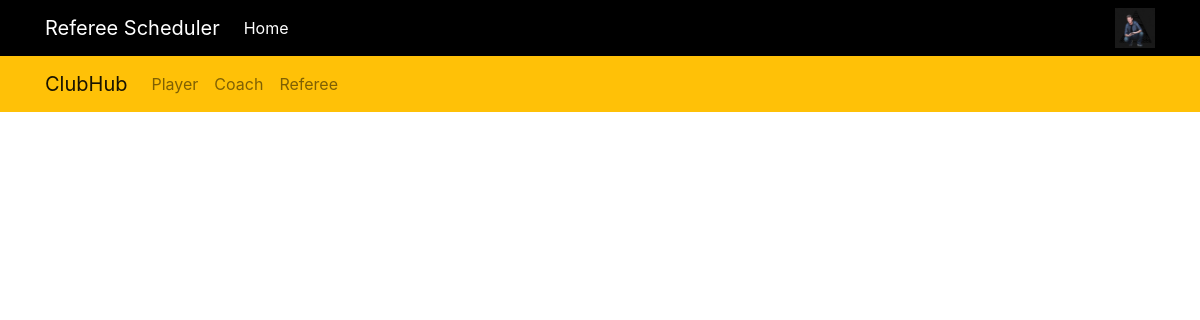
Before: / (signed in) with the older database file.
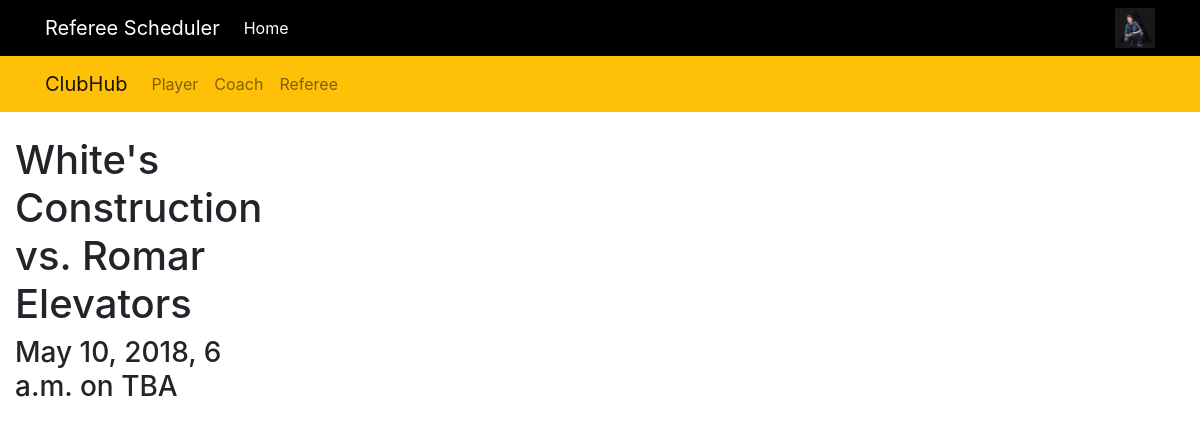
After: the same page with the newer database file.
### scheduler/models.py (models this page shows, shortened)
class UserProfile(models.Model):
    user = models.OneToOneField(User, on_delete=models.CASCADE)
    image = models.ImageField(upload_to='profile_image', blank=True, null=True)
    phone_number = models.CharField(max_length=9, null=True, blank=True)
    address = models.CharField(max_length=240, null=True, blank=True)
    date_of_birth = models.DateField(null=True, blank=True)
    is_admin = models.BooleanField(default=False)
    is_player = models.BooleanField(default=False)
    is_coach = models.BooleanField(default=False)
    is_referee = models.BooleanField(default=False)
    objects = UserProfileManager()

class Game(models.Model):
    home_team = models.OneToOneField(Team, on_delete=models.CASCADE, related_name='home_team')
    away_team = models.OneToOneField(Team, on_delete=models.CASCADE, related_name='away_team')
    referees = models.ForeignKey(Referee, on_delete=models.DO_NOTHING, related_name='referees', null=True, blank=True)
    date = models.DateTimeField()
    field = models.ForeignKey(Field, on_delete=models.DO_NOTHING, related_name='field', null=True, blank=True)

class Team(models.Model):
    name = models.CharField(max_length=128)
    color = models.CharField(max_length=20, null=True, blank=True)
    coach = models.ForeignKey(Coach, on_delete=models.DO_NOTHING, related_name='coach', null=True, blank=True)
    assistant_coach = models.ForeignKey(Coach, on_delete=models.DO_NOTHING, related_name='assistant_coach', null=True, blank=True)
    players = models.ForeignKey(Player, on_delete=models.DO_NOTHING, related_name='players', null=True, blank=True)
    def __str__(self):
        if self.color is not None:
            return str(self.name) + " (" + str(self.color) + ")"
        return str(self.name)

### scheduler/views/__init__.py (the view)
# urls.py: path('', HomeView.as_view(), name='home'),
class HomeView(TemplateView):
    template_name = 'home.html'
    def get(self, request):
        games = Game.objects.all()
        args = {
            "games": games
        }
        return render(request, self.template_name, args)

### scheduler/templates/home.html (shortened to what this page needs)
{% extends 'base.html' %}
{% block body %}
<div class="col-3">
    {% for game in games %}
    <h1>{{ game.home_team|default_if_none:"TBA" }} vs. {{ game.away_team|default_if_none:"TBA" }}</h1>
    <h3>{{ game.date|default_if_none:"TBA" }} on {{ game.field|default_if_none:"TBA" }}</h3>
    {% endfor %}
</div>
{% endblock %}

### scheduler/templates/base.html (shortened to what this page needs)
<!DOCTYPE html>
<html>
    <head>
        <link rel="stylesheet" href="https://stackpath.bootstrapcdn.com/bootstrap/4.1.1/css/bootstrap.min.css">
        <nav class="navbar sticky-top navbar-expand-sm navbar-dark" style="background-color: black">
            <div class="container">
                <a class="navbar-brand" href="#">Referee Scheduler</a>
                <div class="collapse navbar-collapse" id="navbarSupportedContent">
                    <ul class="nav navbar-nav mr-auto">
                        <li class="nav-item active">
                            <a class="nav-link" href="/">Home <span class="sr-only">(current)</span></a>
                        </li>
                    </ul>
                    <ul class="nav navbar-nav">
                        {% if user.is_authenticated %}
                        {% if user.userprofile.image %}
                        <div class="hidden-xs nav-item">
                            <img src="{{ user.userprofile.image.url }}" width="40px" height="40px" border="3px">
                        </div>
                        {% endif %}
                        {% endif %}
                    </ul>
                </div>
            </div>
        </nav>
        {% if user.is_authenticated %}
        <nav class="navbar sticky-top navbar-expand-sm navbar-light" style="background-color: #ffc107">
            <div class="container">
                <a class="navbar-brand" href="#">ClubHub</a>
                <div class="collapse navbar-collapse" id="navbarSupportedContent2">
                    <ul class="nav navbar-nav mr-auto">
                        {% if user.userprofile.is_player %}
                        <li class="nav-item active">
                            <a class="nav-link" href="/player">Player</a>
                        </li>
                        {% else %}
                        <li class="nav-item">
                            <a class="nav-link" href="/player">Player</a>
                        </li>
                        {% endif %}
                        {% if user.userprofile.is_coach %}
                        <li class="nav-item active">
                            <a class="nav-link" href="/coach">Coach</a>
                        </li>
                        {% else %}
                        <li class="nav-item">
                            <a class="nav-link" href="/coach">Coach</a>
                        </li>
                        {% endif %}
                        {% if user.userprofile.is_referee %}
                        <li class="nav-item active">
                            <a class="nav-link" href="/referee">Referee</a>
                        </li>
                        {% else %}
                        <li class="nav-item">
                            <a class="nav-link" href="/referee">Referee</a>
                        </li>
                        {% endif %}
                    </ul>
                </div>
            </div>
        </nav>
        {% endif %}
        <br />
    </head>
    <body>
        {% block body %}
        {% endblock %}
    </body>
</html>

Changed rows visible on the page:
added Game: home_team "White's Construction", away_team "Romar Elevators", date "May 10, 2018, 6 a.m.", field "TBA"
